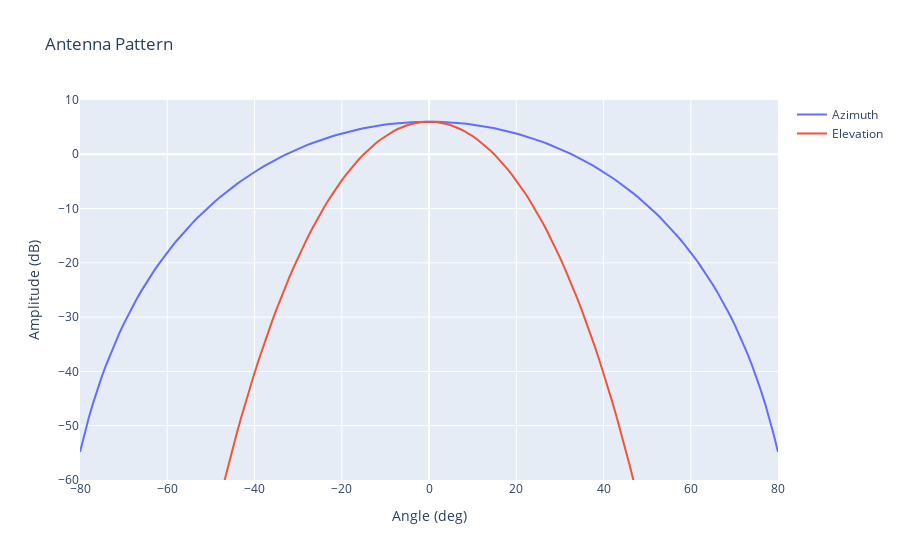

This figure's notebook cell:
### Code cell
import plotly.graph_objs as go

fig = go.Figure()

fig.add_trace(go.Scatter(
    x=az_angle,
    y=az_pattern,
    name='Azimuth',
))
fig.add_trace(go.Scatter(
    x=el_angle,
    y=el_pattern,
    name='Elevation',
))

fig.update_layout(
    title='Antenna Pattern',
    yaxis=dict(title='Amplitude (dB)', range=[-60, 10]),
    xaxis=dict(title='Angle (deg)'),
)

fig.show()

### Figure 1 — Plotly figure (JSON) as saved in the notebook; plotly's stock layout.template omitted (floating-point values rounded to 4 significant figures; data arrays with more than 128 entries replaced by an {"elided": "..."} marker saying what was removed)
{"data": [{"name": "Azimuth", "type": "scatter", "x": {"elided": "161 int values"}, "y": {"elided": "161 float values"}}, {"name": "Elevation", "type": "scatter", "x": {"elided": "161 int values"}, "y": {"elided": "161 float values"}}], "layout": {"title": {"text": "Antenna Pattern"}, "xaxis": {"title": {"text": "Angle (deg)"}}, "yaxis": {"range": [-60, 10], "title": {"text": "Amplitude (dB)"}}}}
